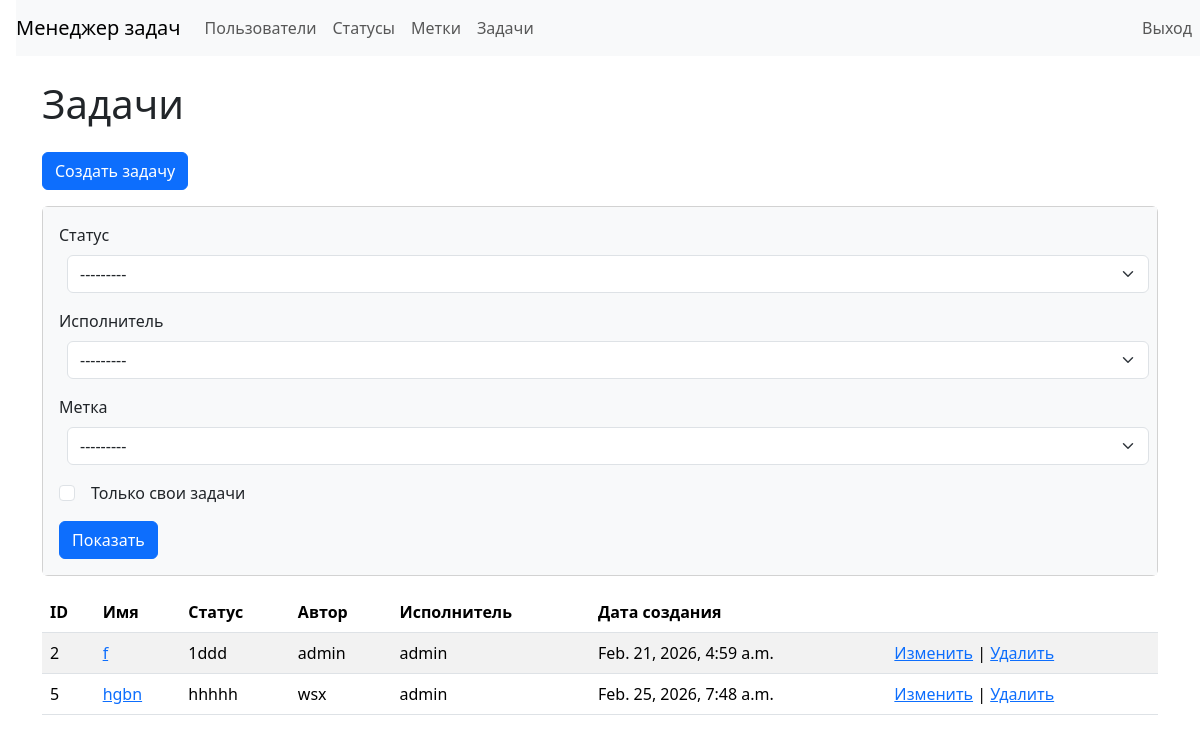
Page /tasks/ (signed in) on the committed database.
### src/task_manager/models.py (models this page shows, shortened)
class Task(models.Model):
    name = models.CharField(max_length=255, verbose_name='Имя')
    description = models.TextField(blank=True, verbose_name='Описание')
    status = models.ForeignKey(
        Status,
        on_delete=models.PROTECT,
        verbose_name='Статус',
    )
    author = models.ForeignKey(
        settings.AUTH_USER_MODEL,
        on_delete=models.PROTECT,
        related_name='created_tasks',
        verbose_name='Автор',
    )
    executor = models.ForeignKey(
        settings.AUTH_USER_MODEL,
        on_delete=models.PROTECT,
        related_name='executed_tasks',
        null=True,
        blank=True,
        verbose_name='Исполнитель',
    )
    labels = models.ManyToManyField(
        Label,
        blank=True,
        related_name='tasks',
        verbose_name='Метки')
    created_at = models.DateTimeField(
        auto_now_add=True,
        verbose_name='Дата создания',
    )

class Status(models.Model):
    name = models.CharField(max_length=255, unique=True, verbose_name='Имя')
    created_at = models.DateTimeField(auto_now_add=True, verbose_name='Дата создания')
    def __str__(self) -> str:
        return self.name

### src/task_manager/views/tasks.py (the view)
# urls.py: path("tasks/", TaskListView.as_view(), name="tasks_list"),
class TaskListView(LoginRequiredMixin, FilterView):
    model = Task
    template_name = "tasks/list.html"
    context_object_name = "tasks"
    filterset_class = TaskFilter
    queryset = (
        Task.objects.select_related("status", "author", "executor")
        .prefetch_related("labels")
        .order_by("id")
    )

### src/task_manager/models.py (called while the page is built)
    def __str__(self) -> str:
        return self.name

### src/templates/tasks/list.html
{% extends "layouts/base.html" %}
{% block content %}
<h1 class="my-4">Задачи</h1>
<a class="btn btn-primary mb-3" href="{% url 'task_create' %}" role="button">Создать задачу</a>
<div class="card mb-3">
    <div class="card-body bg-light">
        <form class="form-inline center" method="get">
            <div class="mb-3">
                <label class="form-label" for="{{ filter.form.status.id_for_label }}">Статус</label>
                {{ filter.form.status }}
            </div>
            <div class="mb-3">
                <label class="form-label" for="{{ filter.form.executor.id_for_label }}">Исполнитель</label>
                {{ filter.form.executor }}
            </div>
            <div class="mb-3">
                <label class="form-label" for="{{ filter.form.label.id_for_label }}">Метка</label>
                {{ filter.form.label }}
            </div>
            <div class="mb-3">
                <div class="form-check">
                    {{ filter.form.self_tasks }}
                    <label class="form-check-label" for="{{ filter.form.self_tasks.id_for_label }}">Только свои
                        задачи</label>
                </div>
            </div>
            <input class="btn btn-primary" type="submit" value="Показать">
        </form>
    </div>
</div>
<table class="table table-striped">
    <thead>
        <tr>
            <th>ID</th>
            <th>Имя</th>
            <th>Статус</th>
            <th>Автор</th>
            <th>Исполнитель</th>
            <th>Дата создания</th>
            <th></th>
        </tr>
    </thead>
    <tbody>
        {% for task in tasks %}
        <tr>
            <td>{{ task.id }}</td>
            <td><a href="{% url 'task_show' task.id %}">{{ task.name }}</a></td>
            <td>{{ task.status }}</td>
            <td>{{ task.author }}</td>
            <td>{{ task.executor|default:"—" }}</td>
            <td>{{ task.created_at }}</td>
            <td>
                <a href="{% url 'task_update' task.id %}">Изменить</a>
                |
                <a href="{% url 'task_delete' task.id %}">Удалить</a>
            </td>
        </tr>
        {% empty %}
        <tr>
            <td colspan="7">Нет задач</td>
        </tr>
        {% endfor %}
    </tbody>
</table>
{% endblock %}

### rows in the picture
Task: id "2", name "f", status "1ddd", author "admin", executor "admin", created_at "Feb. 21, 2026, 4:59 a.m."
Task: id "5", name "hgbn", status "hhhhh", author "wsx", executor "admin", created_at "Feb. 25, 2026, 7:48 a.m."
